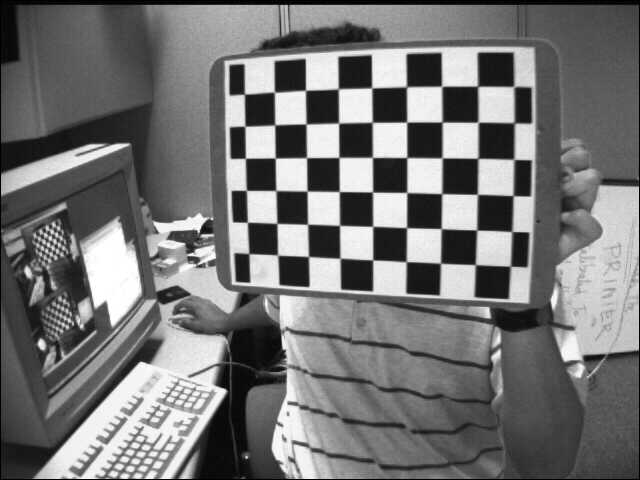
#> input picture data/chessboards/left01.jpg, 640 x 480 px; its folder holds 4 pictures in this run
$ python CameraCalibration.py
#> lines starting #> are read from the running program, lines starting #| are printed output that depends on the picture
import cv2
import numpy as np
import matplotlib.pyplot as plt
import os

# detect corners from chessboard
def detectCorners(cb_folder_path, CB_width=9, CB_height=6):

#> called with cb_folder_path = 'data\\chessboards', CB_width = 9, CB_height = 6
    corners_list = []

    imgpath_list = os.listdir(cb_folder_path)

    for imgpath in imgpath_list:

        img = cv2.imread("./data/chessboards/"+imgpath, cv2.IMREAD_GRAYSCALE)
#> img is the input picture: shape (480, 640); min 0, max 255, mean 116.6

        ret, corners = cv2.findChessboardCorners(img, (CB_width, CB_height), None)
#> ret = True; corners = 54 rows, first 8: [244.5, 94.33], [274.6, 92.24], [305.5, 90.4], [338.4, 88.84], [371.6, 87.98], [406.8, 86.92], [441.6, 86.37], [477.6, 86.38]

        corners_xy = np.squeeze(corners, axis=1)
#> corners_xy = 54 pairs, first value 244.5 to 514, second value 86.37 to 266.2
        corners_list.append(corners_xy)


    return corners_list

# generate world coordinate wrt chessboard
def genCBpoints(CB_width=9, CB_height=6, interval_mm = 10.0):
#> called with CB_width = 9, CB_height = 6, interval_mm = 10
    CB_points = []
    for h in range(CB_height):
        for w in range(CB_width):
            x = w*interval_mm
            y = h*interval_mm
            CB_points.append([x,y])

    return CB_points

# calculate homography matrix
def calHomographyMatrix(CBpoints, detctPoints_list):

    homography_list = []
    for detctPts in detctPoints_list:
        A = []
        for idx in range(len(detctPts)):
            x_cb = CBpoints[idx][0]
            y_cb = CBpoints[idx][1]
            x = detctPts[idx][0]
            y = detctPts[idx][1]

            # Matrix: 2x9
            A.append([
                        [x_cb, y_cb,  1,    0,    0,    0,   -x_cb*x, - y_cb*y, x],
                        [   0,    0,  0, x_cb, y_cb,    1,   -x_cb*y,  -y_cb*y, y]
                    ])

        # SVD
        U, S, V = np.linalg.svd(np.reshape(A,(len(detctPts)*2,9)))

        curr_H = np.reshape(V[-1], (3,3))

        homography_list.append(curr_H)
#> this loop made 4 passes
#> pass 1, in calHomographyMatrix, `U, S, V = np.linalg.svd(np.reshape(A,(len(detctPts)*2,9)))`:
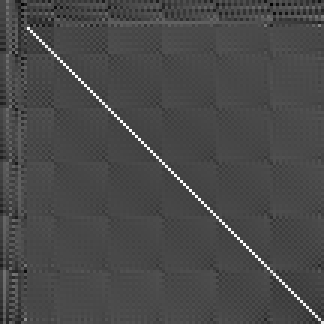
#> U: shape (108, 108) float64 (shown 3 times larger); min -0.387, max 0.967, mean 9.47e-05; drawn with min black and max white
#> pass 2, in calHomographyMatrix, `U, S, V = np.linalg.svd(np.reshape(A,(len(detctPts)*2,9)))`:
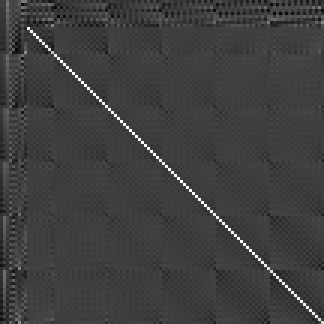
#> U: shape (108, 108) float64 (shown 3 times larger); min -0.322, max 0.98, mean -4.54e-05; drawn with min black and max white
#> pass 3, in calHomographyMatrix, `U, S, V = np.linalg.svd(np.reshape(A,(len(detctPts)*2,9)))`:
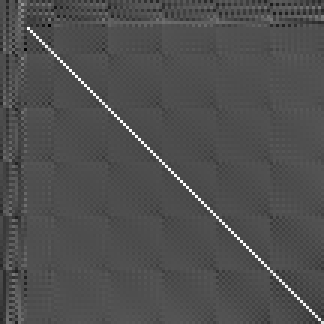
#> U: shape (108, 108) float64 (shown 3 times larger); min -0.437, max 0.97, mean -0.00112; drawn with min black and max white

    return homography_list

# calculate intrinsic matrix
def v(i, j, H):
    return np.array([
        H[i,0]*H[j,0],
        H[i,0]*H[j,1]+H[i,1]*H[j,0],
        H[i,0]*H[j,2]+H[i,2]*H[j,0],
        H[i,1]*H[j,1],
        H[i,1]*H[j,2]+H[i,2]*H[j,1],
        H[i,2]*H[j,2]
        ])

def calIntrinsicMatrix(homography_list):
    h_count = len(homography_list)

    vec = []

    # apply each homography to the equation
    for homos in homography_list:
        vec.append(v(0,1,homos))
        vec.append(v(0,0,homos) - v(1,1,homos))

    # solve least square for each homography, and find b vector
    b = np.linalg.lstsq(np.array(vec), np.zeros(h_count*2))[-1]

    # B: 3x3, diagonal matrix, only 6 variables are needed
    B = np.array([[b[0],b[1],b[2]],
                  [b[1],b[3],b[4]],
                  [b[2],b[4],b[5]]])

    # calcuate intrinsic parameters
    d = B[0,0]*B[1,1]-B[0,1]**2
    d = -d

    fx = np.sqrt(1/B[0,0])
    fy = np.sqrt(B[0,0]/d)
    cx = (B[0,2]*B[0,1] - B[0,0]*B[1,2]) / d
    gamma = -B[0,1]*(fx**2)*fy
    cy = ((gamma*cx)/fy) - (B[0,2]*fx**2)

    # assign intrinsic matrix
    return np.array([
        [ fx,  gamma,  cx],
        [0.0,     fy,  cy],
        [0.0,    0.0, 1.0]
        ])

# calcuate each extrinsic matrix (every chessboard has a unique extrinsic matrix) based on intrinsic matrix
def calExtrinsicMatrix(intrinsicMatrix, homography_list):

    extrinsic_mats = []
    inv_intrinsicMat = np.linalg.inv(intrinsicMatrix)
    for homos in homography_list:
        h0 = homos[:,0]
        h1 = homos[:,1]
        h2 = homos[:,2]

        ld0 = np.linalg.norm(np.dot(inv_intrinsicMat,h0))
        ld1 = np.linalg.norm(np.dot(inv_intrinsicMat,h1))
        ld2 = (ld0+ld1)/2

        r0 = ld0 * np.dot(inv_intrinsicMat, h0)
        r1 = ld1 * np.dot(inv_intrinsicMat, h1)
        r2 = np.cross(r0,r1) # 2D coordinate
        t  = ld2 * np.dot(inv_intrinsicMat, h2)

        RT = np.array([
                       np.transpose(r0),
                       np.transpose(r1),
                       np.transpose(r2),
                       np.transpose(t)
                      ])
        RT = np.transpose(RT)

        extrinsic_mats.append(RT)

    return extrinsic_mats

# estimate lens distortion
def estLensDistortion(intrinsic, extrinsic, CBpoints, detctPoints_list):
    uc = intrinsic[0,2]
    vc = intrinsic[1,2]
    D = []
    d = []

    for i in range(0, len(detctPoints_list)):
        for j in range(0, len(CBpoints)):
            cb_pt = np.array([CBpoints[j][0], CBpoints[j][1], 0, 1])
            homo_coords = np.dot(extrinsic[i], cb_pt)
            coords = homo_coords/ homo_coords[-1] # z-axis normalize
            r = np.sqrt(coords[0]**2 + coords[1]**2)
            pts_proj = np.dot(intrinsic, homo_coords)
            pts_proj = pts_proj/pts_proj[2]
            [u, v, _] = pts_proj

            du = u -uc
            dv = v -vc

            # apply distortion equation
            D.append(np.array([du*r**2, du*r**4]))
            D.append(np.array([dv*r**2, dv*r**4]))

            u_pixel = detctPoints_list[i][j][0]
            v_pixel = detctPoints_list[i][j][1]

            d.append(u_pixel-u)
            d.append(v_pixel-v)

    k = np.linalg.lstsq(
        np.array(D),
        np.array(d)
    )

    return k[-1]


################### test part ###################

corners_list = detectCorners("data\chessboards", CB_width=9, CB_height=6)
CB_points = genCBpoints(CB_width=9, CB_height=6, interval_mm=10)
homographies = calHomographyMatrix(CBpoints=CB_points, detctPoints_list=corners_list)
intrinsic_mat = calIntrinsicMatrix(homographies)
extrinsicMat_list = calExtrinsicMatrix(intrinsicMatrix=intrinsic_mat, homography_list=homographies)
distortions = estLensDistortion(intrinsic_mat,extrinsicMat_list, CB_points, corners_list)
print(distortions)
